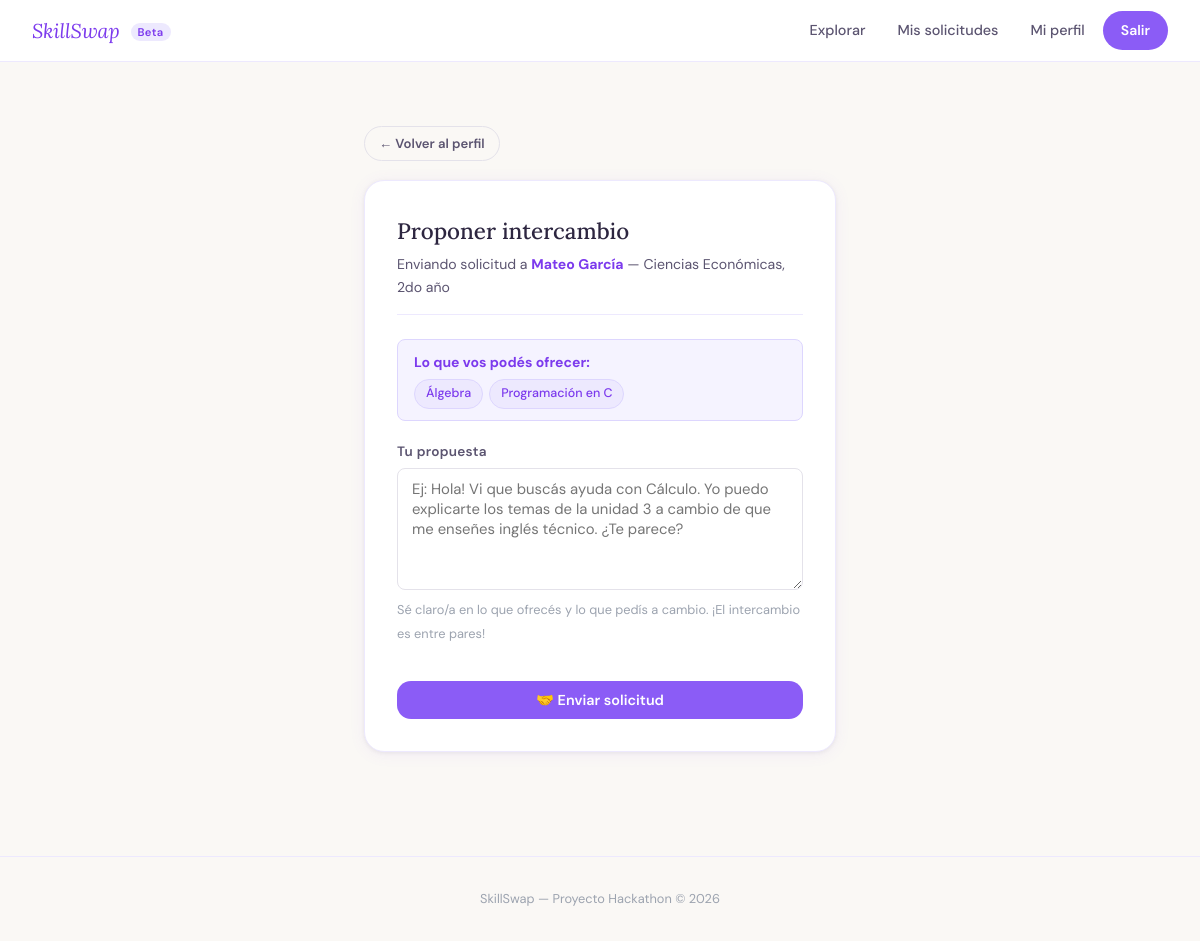
Page /solicitud.php?id=2 (signed in) on the committed database.
### tables this page shows
CREATE TABLE IF NOT EXISTS usuarios (
    id         INT AUTO_INCREMENT PRIMARY KEY,
    nombre     VARCHAR(100)  NOT NULL,
    email      VARCHAR(150)  NOT NULL UNIQUE,
    password   VARCHAR(255)  NOT NULL,
    carrera    VARCHAR(150)  DEFAULT NULL,
    bio        TEXT          DEFAULT NULL,
    created_at TIMESTAMP     DEFAULT CURRENT_TIMESTAMP
);

CREATE TABLE IF NOT EXISTS usuario_habilidades (
    id           INT AUTO_INCREMENT PRIMARY KEY,
    usuario_id   INT  NOT NULL,
    habilidad_id INT  NOT NULL,
    tipo         ENUM('ofrece', 'busca') NOT NULL,
    FOREIGN KEY (usuario_id)   REFERENCES usuarios(id)    ON DELETE CASCADE,
    FOREIGN KEY (habilidad_id) REFERENCES habilidades(id) ON DELETE CASCADE,
    UNIQUE KEY unico_usuario_habilidad_tipo (usuario_id, habilidad_id, tipo)
);

CREATE TABLE IF NOT EXISTS habilidades (
    id     INT AUTO_INCREMENT PRIMARY KEY,
    nombre VARCHAR(100) NOT NULL UNIQUE
);

### sesion.php (called while the page is built, shortened)
<?php
function e(string $str): string {
    return htmlspecialchars($str, ENT_QUOTES, 'UTF-8');
}

### solicitud.php (the view, shortened to what this page needs)
<?php
require_once 'sesion.php';
$pdo = conectar();
$uid = usuarioId();
$id_destino = (int)($_GET['id'] ?? 0);
$stmt = $pdo->prepare('SELECT id, nombre, carrera FROM usuarios WHERE id = ?');
$stmt->execute([$id_destino]);
$destino = $stmt->fetch();
$stmt = $pdo->prepare('
    SELECT h.nombre, uh.tipo
    FROM usuario_habilidades uh
    JOIN habilidades h ON h.id = uh.habilidad_id
    WHERE uh.usuario_id = ?
');
$stmt->execute([$uid]);
$mis_skills = $stmt->fetchAll();
$mis_ofrece = array_filter($mis_skills, fn($h) => $h['tipo'] === 'ofrece');
?>
<!DOCTYPE html>
<html lang="es">
<head>
  <link rel="stylesheet" href="css/estilos.css">
</head>
<body>
<nav>
  <a href="index.php" class="nav-logo">SkillSwap <span>Beta</span></a>
  <div class="nav-links">
    <a href="explorar.php">Explorar</a>
    <a href="mis_solicitudes.php">Mis solicitudes</a>
    <a href="perfil.php">Mi perfil</a>
    <a href="logout.php" class="btn-nav">Salir</a>
  </div>
</nav>
<div class="contenedor-sm">
  <a href="ver_perfil.php?id=<?= $id_destino ?>" class="btn btn-ghost btn-sm mt-3" style="margin-bottom:1.2rem;">
    ← Volver al perfil
  </a>
  <div class="card">
    <div class="card-header">
      <h2>Proponer intercambio</h2>
      <p>
        Enviando solicitud a
        <strong style="color:var(--lila-600);"><?= e($destino['nombre']) ?></strong>
        <?php if ($destino['carrera']): ?>
          &mdash; <?= e($destino['carrera']) ?>
        <?php endif; ?>
      </p>
    </div>
    <?php if ($mis_ofrece): ?>
      <div class="alerta alerta-info" style="margin-bottom:1.2rem;">
        <div>
          <strong>Lo que vos podés ofrecer:</strong>
          <div class="chips-lista" style="margin-top:6px;">
            <?php foreach ($mis_ofrece as $h): ?>
              <span class="chip chip-ofrece"><?= e($h['nombre']) ?></span>
            <?php endforeach; ?>
          </div>
        </div>
      </div>
    <?php endif; ?>
    <form method="POST">
      <div class="form-group">
        <label for="mensaje">Tu propuesta</label>
        <textarea id="mensaje" name="mensaje" rows="5"
                  placeholder="Ej: Hola! Vi que buscás ayuda con Cálculo. Yo puedo explicarte los temas de la unidad 3 a cambio de que me enseñes inglés técnico. ¿Te parece?"
                  required><?= e($_POST['mensaje'] ?? '') ?></textarea>
        <span class="form-hint">Sé claro/a en lo que ofrecés y lo que pedís a cambio. ¡El intercambio es entre pares!</span>
      </div>
      <button type="submit" class="btn btn-primary btn-block mt-2">
        🤝 Enviar solicitud
      </button>
    </form>
  </div>
</div>
<footer>
  SkillSwap &mdash; Proyecto Hackathon &copy; <?= date('Y') ?>
</footer>
</body>
</html>

### css/estilos.css (style rules this page uses)
*, *::before, *::after { box-sizing: border-box; margin: 0; padding: 0; }
:root { --lila-50: #f5f3ff; --lila-100: #ede9fe; --lila-200: #ddd6fe; --lila-300: #c4b5fd; --lila-400: #a78bfa; --lila-500: #8b5cf6; --lila-600: #7c3aed; --beige: #faf8f5; --beige-2: #f2ede8; --blanco: #ffffff; --gris-100: #f1f0f4; --gris-200: #e4e2ea; --gris-400: #9ca3af; --gris-600: #6b7280; --gris-800: #374151; --texto: #2d2640; --texto-2: #5b5470; --sombra: 0 2px 16px rgba(139,92,246,0.08), 0 1px 4px rgba(0,0,0,0.06); --sombra-hover: 0 6px 28px rgba(139,92,246,0.14), 0 2px 8px rgba(0,0,0,0.08); --radio: 14px; --radio-sm: 8px; --radio-lg: 20px; --font: 'DM Sans', sans-serif; --font-serif: 'Lora', serif; --trans: 0.18s ease; }
body { font-family: var(--font); background: var(--beige); color: var(--texto); min-height: 100vh; line-height: 1.6; font-size: 15px; }
nav { background: var(--blanco); border-bottom: 1.5px solid var(--lila-100); padding: 0 2rem; display: flex; align-items: center; justify-content: space-between; height: 62px; position: sticky; top: 0; z-index: 100; }
.nav-logo { font-family: var(--font-serif); font-size: 1.25rem; color: var(--lila-600); text-decoration: none; font-style: italic; letter-spacing: -0.01em; }
.nav-logo span { font-style: normal; font-family: var(--font); font-weight: 600; font-size: 0.7rem; background: var(--lila-100); color: var(--lila-600); padding: 2px 7px; border-radius: 20px; margin-left: 6px; vertical-align: middle; letter-spacing: 0.03em; }
.nav-links { display: flex; align-items: center; gap: 4px; }
.nav-links a { text-decoration: none; color: var(--texto-2); font-size: 0.9rem; font-weight: 500; padding: 7px 14px; border-radius: var(--radio-sm); transition: background var(--trans), color var(--trans); }
.nav-links .btn-nav { background: var(--lila-500); color: white; padding: 8px 18px; border-radius: 30px; font-weight: 600; font-size: 0.875rem; transition: background var(--trans), transform var(--trans); }
.contenedor-sm { max-width: 520px; margin: 0 auto; padding: 2.5rem 1.5rem; }
.btn { display: inline-flex; align-items: center; gap: 7px; padding: 10px 22px; border-radius: 30px; font-family: var(--font); font-size: 0.9rem; font-weight: 600; cursor: pointer; border: none; text-decoration: none; transition: all var(--trans); white-space: nowrap; }
.btn-primary { background: var(--lila-500); color: white; }
.btn-ghost { background: transparent; color: var(--texto-2); border: 1.5px solid var(--gris-200); }
.btn-sm { padding: 6px 14px; font-size: 0.82rem; }
.btn-block { width: 100%; justify-content: center; border-radius: var(--radio); }
.card { background: var(--blanco); border: 1.5px solid var(--lila-100); border-radius: var(--radio-lg); padding: 2rem; box-shadow: var(--sombra); }
.card-header { margin-bottom: 1.5rem; padding-bottom: 1rem; border-bottom: 1.5px solid var(--lila-100); }
.card-header h2 { font-family: var(--font-serif); font-size: 1.4rem; font-weight: 500; color: var(--texto); margin-bottom: 4px; }
.card-header p { font-size: 0.88rem; color: var(--texto-2); }
.form-group { margin-bottom: 1.2rem; }
label { display: block; font-size: 0.85rem; font-weight: 600; color: var(--texto-2); margin-bottom: 6px; letter-spacing: 0.02em; }
input[type="text"], input[type="email"], input[type="password"], textarea, select { width: 100%; padding: 10px 14px; border: 1.5px solid var(--gris-200); border-radius: var(--radio-sm); font-family: var(--font); font-size: 0.93rem; color: var(--texto); background: var(--blanco); transition: border-color var(--trans), box-shadow var(--trans); outline: none; }
textarea { resize: vertical; min-height: 90px; }
.form-hint { font-size: 0.8rem; color: var(--gris-400); margin-top: 4px; }
.alerta { padding: 11px 16px; border-radius: var(--radio-sm); font-size: 0.875rem; margin-bottom: 1.2rem; display: flex; align-items: flex-start; gap: 8px; }
.alerta-info { background: var(--lila-50); color: var(--lila-600); border: 1px solid var(--lila-200); }
.chips-lista { display: flex; flex-wrap: wrap; gap: 6px; margin-top: 4px; }
.chip { font-size: 0.78rem; font-weight: 500; padding: 4px 11px; border-radius: 20px; white-space: nowrap; }
.chip-ofrece { background: var(--lila-100); color: var(--lila-600); border: 1px solid var(--lila-200); }
.mt-2 { margin-top: 1rem; }
.mt-3 { margin-top: 1.5rem; }
footer { text-align: center; padding: 2rem 1rem; color: var(--gris-400); font-size: 0.8rem; border-top: 1px solid var(--lila-100); margin-top: 4rem; }

### rows in the picture
usuarios: nombre "Mateo García", carrera "Ciencias Económicas, 2do año"
usuario_habilidades: habilidad.nombre "Álgebra"
usuario_habilidades: habilidad.nombre "Programación en C"
